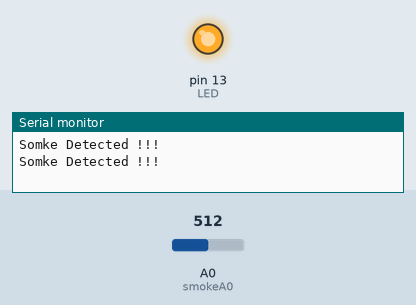
Simulated run of this sketch. Board: Arduino Uno, built with avr-gcc and run on an emulated ATmega328P. On the bench: output pins drawn as LEDs (lit = HIGH), the last lines printed to the serial monitor. The inputs (shaded band) are chosen by the test bench; at power-on: A0 (smokeA0) = 512.

Above: at 1.8 s.
1.9 s: A0 (smokeA0) set to 314
3.4 s: A0 (smokeA0) set to 293
At 5.2 s:
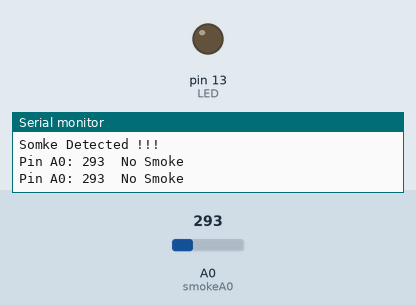
5.5 s: A0 (smokeA0) set to 306
At 6.8 s:
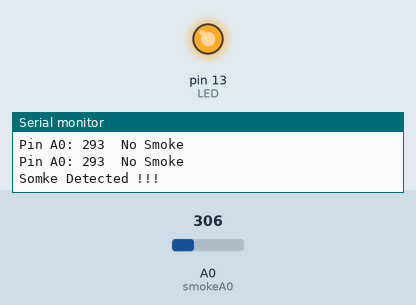
7.5 s: A0 (smokeA0) set to 290
At 8.3 s:
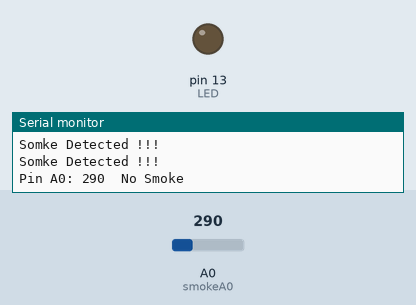
Timing chart, 0 to 10.5 s (numbered marks = the images above; inputs shaded):
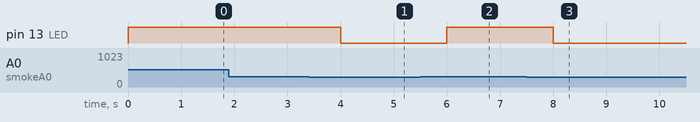

Measured:
- the behaviour switches between 301 and 300 on A0 (smokeA0) (found by bisection; images 0 and 1)
- after the input at 3.4 s, pin 13 (LED): HIGH → LOW after 0.60 s
- after the input at 5.5 s, pin 13 (LED): LOW → HIGH after 0.50 s
- after the input at 7.5 s, pin 13 (LED): HIGH → LOW after 0.50 s

The sketch:

Smoke_Sensor_code.ino
```cpp
int LED = 13;
int smokeA0 = A0;
int threshold = 300;       // Your threshold value
int sensorvalue;

void setup() {
  pinMode(LED, OUTPUT);
  pinMode(smokeA0, INPUT);
  Serial.begin(9600);
}

void loop() {
  sensorvalue = analogRead(smokeA0);                // Checks if it has reached the threshold value
  if (sensorvalue > threshold)
  {
    digitalWrite(LED, HIGH);
    Serial.print("Somke Detected !!! \n");
  }
  else
  {
    digitalWrite(LED, LOW);
    Serial.print("Pin A0: ");
  Serial.print(sensorvalue);
  Serial.print("  No Smoke\n");
  }
  delay(1000);
}
```
